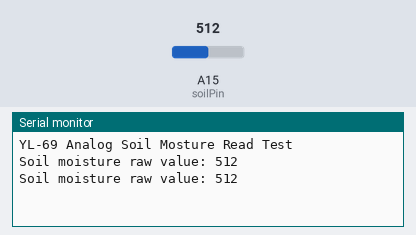
Recording of a sketch running on a simulated Arduino Mega 2560, built with avr-gcc and run on an emulated ATmega2560. On the bench: the last lines printed to the serial monitor. The test bench sets the inputs (shaded band); at power-on: A15 (soilPin) = 512.

Above: at 3.8 s.
3.9 s: A15 (soilPin) set to 716
At 6.4 s:
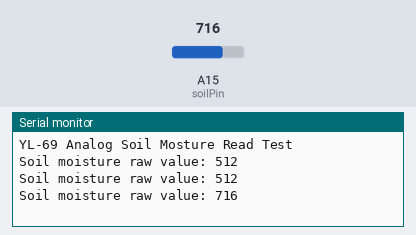
7.8 s: A15 (soilPin) set to 900
At 10.0 s:
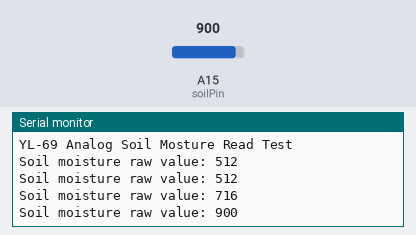
Timing chart, 0 to 11.5 s (numbered marks = the images above; inputs shaded):
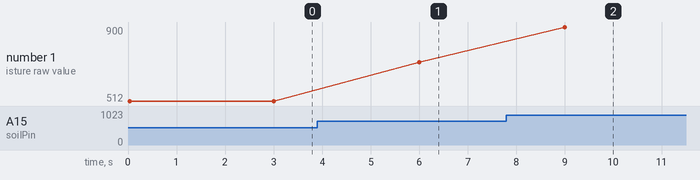

Measured:
- after the input at 3.9 s, the serial monitor: prints a new line after 2.1 s (image 1)
- after the input at 7.8 s, the serial monitor: prints a new line after 1.2 s (image 2)
- plotted number 1: 512 → 716 after the input at 3.9 s, 716 → 900 after the input at 7.8 s

The sketch:

YL69Demo.ino
```cpp
// Test reading the YL-69 sensor using an analog pin

// Temporarily put the A0 soil moisture pin to A15 of
// the Mega 2560
int soilPin = A15;

void setup() {
  pinMode(soilPin,INPUT);
  Serial.begin(9600);
  // Wait for serial port to connect
  while (!Serial) {
  }
  Serial.println("YL-69 Analog Soil Mosture Read Test");
}

void loop() {
  // Higher values are dry; lower values are wet
  int sensorValue = analogRead(soilPin);
  Serial.print("Soil moisture raw value: ");
  Serial.println(sensorValue);
  delay(3000);
}
```
